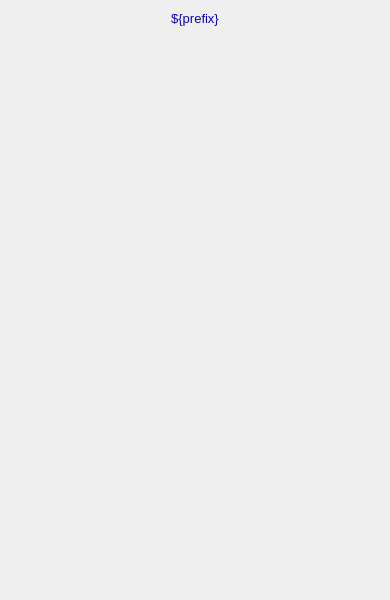
<?xml version="1.0" ?>
<ui version="4.0">
  <class>Dialog</class>
  <widget class="QWidget" name="screen">
    <property name="geometry">
      <rect>
        <x>470</x>
        <y>197</y>
        <width>390</width>
        <height>600</height>
      </rect>
    </property>
    <property name="styleSheet">
      <string notr="true">QWidget#screen {
  color: rgb(0, 0, 0);
  background-color: rgb(187, 187, 187);
  }</string>
    </property>
    <property name="windowTitle">
      <string>NDScatter</string>
    </property>
    <widget class="PyDMDrawingRectangle" name="rectangle">
      <property name="geometry">
        <rect>
          <x>0</x>
          <y>5</y>
          <width>390</width>
          <height>25</height>
        </rect>
      </property>
      <property name="brush" stdset="0">
        <brush brushstyle="SolidPattern">
          <color alpha="255">
            <red>218</red>
            <green>218</green>
            <blue>218</blue>
          </color>
        </brush>
      </property>
      <property name="penStyle" stdset="0">
        <enum>Qt::SolidLine</enum>
      </property>
      <property name="penColor" stdset="0">
        <color>
          <red>218</red>
          <green>218</green>
          <blue>218</blue>
        </color>
      </property>
      <property name="penWidth" stdset="0">
        <double>0</double>
      </property>
      <property name="penCapStyle" stdset="0">
        <enum>Qt::FlatCap</enum>
      </property>
      <property name="toolTip">
        <string>rectangle</string>
      </property>
    </widget>
    <widget class="QLabel" name="text">
      <property name="geometry">
        <rect>
          <x>0</x>
          <y>6</y>
          <width>390</width>
          <height>25</height>
        </rect>
      </property>
      <property name="text">
        <string>${prefix}</string>
      </property>
      <property name="font" stdset="0">
        <font>
          <pointsize>10</pointsize>
        </font>
      </property>
      <property name="brush" stdset="0">
        <brush brushstyle="SolidPattern">
          <color alpha="255">
            <red>10</red>
            <green>0</green>
            <blue>184</blue>
          </color>
        </brush>
      </property>
      <property name="toolTip">
        <string>text</string>
      </property>
      <property name="alignment">
        <set>Qt::AlignCenter</set>
      </property>
      <property name="styleSheet">
        <string notr="true">QLabel#text {
  color: rgb(10, 0, 184);
  }</string>
      </property>
    </widget>
    <widget class="PyDMEmbeddedDisplay" name="composite">
      <property name="geometry">
        <rect>
          <x>5</x>
          <y>40</y>
          <width>380</width>
          <height>555</height>
        </rect>
      </property>
      <property name="toolTip">
        <string>composite</string>
      </property>
      <property name="filename" stdset="0">
        <string>PluginBase_V36.ui</string>
      </property>
    </widget>
  </widget>
  <customwidgets>
    <customwidget>
      <class>PyDMDrawingRectangle</class>
      <extends>QWidget</extends>
      <header>pydm.widgets.drawing</header>
    </customwidget>
    <customwidget>
      <class>PyDMLabel</class>
      <extends>QLabel</extends>
      <header>pydm.widgets.label</header>
    </customwidget>
    <customwidget>
      <class>PyDMEmbeddedDisplay</class>
      <extends>QFrame</extends>
      <header>pydm.widgets.embedded_display</header>
    </customwidget>
  </customwidgets>
</ui>
